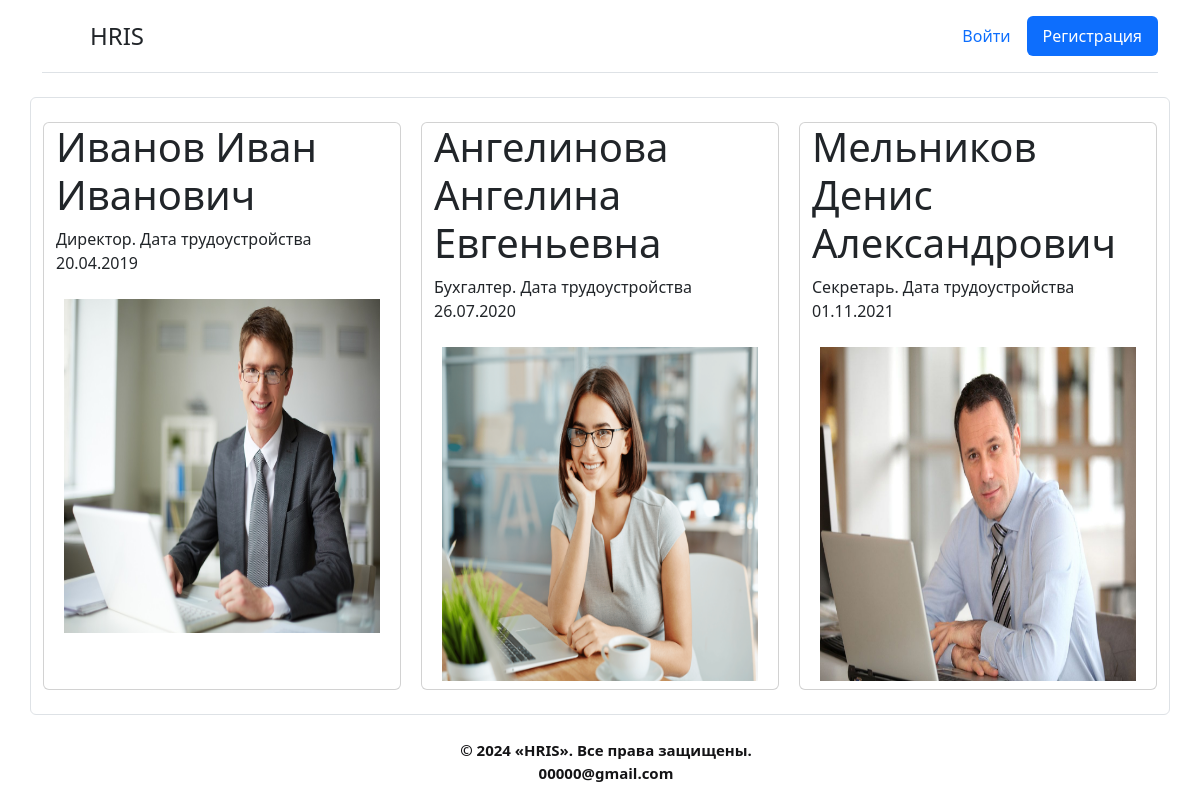
The page /staffs/ on the database its author committed.
### bd/models.py (models this page shows, shortened)
class Staff(models.Model):
    CHOICE_TYPE = (
        ('1', 'Полная ставка'),
        ('0.5', 'Неполная'),
    )
    name = models.CharField(max_length=50, verbose_name="ФИО")
    type = models.CharField(max_length=50, choices=CHOICE_TYPE, default='1', verbose_name="Ставка")
    character = models.TextField(max_length=100, verbose_name="Должность")
    image = models.ImageField(null=True, blank=True, upload_to="image/")
    class Meta:
        verbose_name = 'Сотрудник'
        verbose_name_plural = 'список сотрудников'

### main/views.py (the view)
# urls.py: path('staffs/', views.staff, name='staff'),
def staff(request):
    staffs = Staff.objects.all()
    return render(request, 'main/Staff.html', {'staffs': staffs})

### main/templates/main/Staff.html (shortened to what this page needs)
{% extends 'main/start.html' %}
{% load static %}
{% block body %}
<div class="container border border-1 rounded p-4" >
  <div class="row" style="display: grid; grid-template-columns: repeat(3,1fr); column-gap: 20px; row-gap: 20px;">
    {% for el in staffs %}
    <div class="card col">
      <h1>{{ el.name }}</h1>
      <p>{{ el.character }}</p>
      <img src="{{ el.image.url }}" class="card-img-top p-2" width="100" height="350" alt="123" title="123">
    </div>
    {% endfor %}
  </div>
</div>
{% endblock %}

### main/templates/main/start.html (shortened to what this page needs)
{% load static %}
<!DOCTYPE html>
<html lang="ru">
<head>
    <link rel="stylesheet" href="{% static 'main/css/main.css' %}">
    <link rel="stylesheet" href="https://cdn.jsdelivr.net/npm/bootstrap@5.2.2/dist/css/bootstrap.min.css">
</head>
<body>
  <div class="container">
      <header class="d-flex flex-wrap justify-content-center py-3 mb-4 border-bottom">
        <a href="/" class="d-flex align-items-center mb-3 mb-md-0 me-md-auto text-dark text-decoration-none">
          <svg class="bi me-2" width="40" height="32"><use xlink:href="#bootstrap"></use></svg>
          <span class="fs-4">HRIS</span>
        </a>
        <ul class="nav nav-pills">
            {% if user.is_authenticated %}
            <li class="nav-item"><a class="nav-link">{{ user }}</a> </li>
            <a class="nav-link active" href="{% url 'exit' %}" onclick="event.preventDefault(); document.getElementById('logout-form').submit();">Выйти</a>
            <form id="logout-form" action="{% url 'exit' %}" method="post" style="display: none;">
                {% csrf_token %}
            </form>
            {% else %}
            <li class="nav-item"><a href="{% url 'user' %}" class="nav-link">Войти</a> </li>
            <li class="nav-item"><a href="{% url 'reg' %}" class="nav-link active">Регистрация</a> </li>
            {% endif %}
          </ul>
        </header>
      </div>
      {% block body %} {% endblock body %}
      <div class="footer">
        <footer>© 2024 «HRIS». Все права защищены.
            <address>00000@gmail.com</address>
        </footer>
    </div>
</body>
</html>

### main/static/main/css/main.css (style rules this page uses)
.footer { position: fixed; right: 0; bottom: 0; text-align: center; width: 99%; font-size: 15px; font-weight: bold; color: rgb(20, 20, 22); }

### rows shown on the page
Staff: name "Иванов Иван Иванович", character "Директор. Дата трудоустройства 20.04.2019", image (picture)
Staff: name "Ангелинова Ангелина Евгеньевна", character "Бухгалтер. Дата трудоустройства 26.07.2020", image (picture)
Staff: name "Мельников Денис Александрович", character "Секретарь. Дата трудоустройства 01.11.2021", image (picture)
